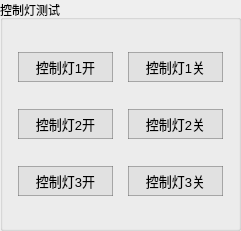
       <widget class="QGroupBox" name="groupBox_16">
        <property name="geometry">
         <rect>
          <x>990</x>
          <y>0</y>
          <width>241</width>
          <height>231</height>
         </rect>
        </property>
        <property name="title">
         <string>控制灯测试</string>
        </property>
        <layout class="QGridLayout" name="gridLayout_15">
         <property name="leftMargin">
          <number>15</number>
         </property>
         <property name="rightMargin">
          <number>15</number>
         </property>
         <property name="bottomMargin">
          <number>11</number>
         </property>
         <item row="2" column="0">
          <layout class="QHBoxLayout" name="horizontalLayout_99">
           <item>
            <widget class="QPushButton" name="button_ctrlLight2Open_Exit">
             <property name="minimumSize">
              <size>
               <width>95</width>
               <height>30</height>
              </size>
             </property>
             <property name="font">
              <font>
               <pointsize>10</pointsize>
              </font>
             </property>
             <property name="styleSheet">
              <string notr="true">QPushButton{
	border-style:solid;
	border-width:1px;
	color: rgb(0, 0, 0);
	background-color: rgba(225, 225, 225);
	border-color:rgba(100, 100, 100, 120);
}

QPushButton:hover{
	color:rgba(0,0,0,200);
	background-color:rgb(240, 248, 248);
	border-color: rgb(0, 150, 250);
}

QPushButton:pressed{
	border-style:inset;
	color:rgba(0,0,0,150);
	background-color: rgba(225, 225, 225);
	border-color: rgba(0, 163, 245);
}</string>
             </property>
             <property name="text">
              <string>控制灯2开</string>
             </property>
            </widget>
           </item>
           <item>
            <spacer name="horizontalSpacer_49">
             <property name="orientation">
              <enum>Qt::Horizontal</enum>
             </property>
             <property name="sizeHint" stdset="0">
              <size>
               <width>40</width>
               <height>20</height>
              </size>
             </property>
            </spacer>
           </item>
           <item>
            <widget class="QPushButton" name="button_ctrlLight2Close_Exit">
             <property name="minimumSize">
              <size>
               <width>95</width>
               <height>30</height>
              </size>
             </property>
             <property name="font">
              <font>
               <pointsize>10</pointsize>
              </font>
             </property>
             <property name="styleSheet">
              <string notr="true">QPushButton{
	border-style:solid;
	border-width:1px;
	color: rgb(0, 0, 0);
	background-color: rgba(225, 225, 225);
	border-color:rgba(100, 100, 100, 120);
}

QPushButton:hover{
	color:rgba(0,0,0,200);
	background-color:rgb(240, 248, 248);
	border-color: rgb(0, 150, 250);
}

QPushButton:pressed{
	border-style:inset;
	color:rgba(0,0,0,150);
	background-color: rgba(225, 225, 225);
	border-color: rgba(0, 163, 245);
}</string>
             </property>
             <property name="text">
              <string>控制灯2关</string>
             </property>
            </widget>
           </item>
          </layout>
         </item>
         <item row="1" column="0">
          <layout class="QHBoxLayout" name="horizontalLayout_97">
           <item>
            <widget class="QPushButton" name="button_ctrlLight1Open_Exit">
             <property name="minimumSize">
              <size>
               <width>95</width>
               <height>30</height>
              </size>
             </property>
             <property name="font">
              <font>
               <pointsize>10</pointsize>
              </font>
             </property>
             <property name="styleSheet">
              <string notr="true">QPushButton{
	border-style:solid;
	border-width:1px;
	color: rgb(0, 0, 0);
	background-color: rgba(225, 225, 225);
	border-color:rgba(100, 100, 100, 120);
}

QPushButton:hover{
	color:rgba(0,0,0,200);
	background-color:rgb(240, 248, 248);
	border-color: rgb(0, 150, 250);
}

QPushButton:pressed{
	border-style:inset;
	color:rgba(0,0,0,150);
	background-color: rgba(225, 225, 225);
	border-color: rgba(0, 163, 245);
}</string>
             </property>
             <property name="text">
              <string>控制灯1开</string>
             </property>
            </widget>
           </item>
           <item>
            <spacer name="horizontalSpacer_48">
             <property name="orientation">
              <enum>Qt::Horizontal</enum>
             </property>
             <property name="sizeHint" stdset="0">
              <size>
               <width>40</width>
               <height>20</height>
              </size>
             </property>
            </spacer>
           </item>
           <item>
            <widget class="QPushButton" name="button_ctrlLight1Close_Exit">
             <property name="minimumSize">
              <size>
               <width>95</width>
               <height>30</height>
              </size>
             </property>
             <property name="font">
              <font>
               <pointsize>10</pointsize>
              </font>
             </property>
             <property name="styleSheet">
              <string notr="true">QPushButton{
	border-style:solid;
	border-width:1px;
	color: rgb(0, 0, 0);
	background-color: rgba(225, 225, 225);
	border-color:rgba(100, 100, 100, 120);
}

QPushButton:hover{
	color:rgba(0,0,0,200);
	background-color:rgb(240, 248, 248);
	border-color: rgb(0, 150, 250);
}

QPushButton:pressed{
	border-style:inset;
	color:rgba(0,0,0,150);
	background-color: rgba(225, 225, 225);
	border-color: rgba(0, 163, 245);
}</string>
             </property>
             <property name="text">
              <string>控制灯1关</string>
             </property>
            </widget>
           </item>
          </layout>
         </item>
         <item row="3" column="0">
          <layout class="QHBoxLayout" name="horizontalLayout_98">
           <item>
            <widget class="QPushButton" name="button_ctrlLight3Open_Exit">
             <property name="minimumSize">
              <size>
               <width>95</width>
               <height>30</height>
              </size>
             </property>
             <property name="font">
              <font>
               <pointsize>10</pointsize>
              </font>
             </property>
             <property name="styleSheet">
              <string notr="true">QPushButton{
	border-style:solid;
	border-width:1px;
	color: rgb(0, 0, 0);
	background-color: rgba(225, 225, 225);
	border-color:rgba(100, 100, 100, 120);
}

QPushButton:hover{
	color:rgba(0,0,0,200);
	background-color:rgb(240, 248, 248);
	border-color: rgb(0, 150, 250);
}

QPushButton:pressed{
	border-style:inset;
	color:rgba(0,0,0,150);
	background-color: rgba(225, 225, 225);
	border-color: rgba(0, 163, 245);
}</string>
             </property>
             <property name="text">
              <string>控制灯3开</string>
             </property>
            </widget>
           </item>
           <item>
            <spacer name="horizontalSpacer_50">
             <property name="orientation">
              <enum>Qt::Horizontal</enum>
             </property>
             <property name="sizeHint" stdset="0">
              <size>
               <width>40</width>
               <height>20</height>
              </size>
             </property>
            </spacer>
           </item>
           <item>
            <widget class="QPushButton" name="button_ctrlLight3Close_Exit">
             <property name="minimumSize">
              <size>
               <width>95</width>
               <height>30</height>
              </size>
             </property>
             <property name="font">
              <font>
               <pointsize>10</pointsize>
              </font>
             </property>
             <property name="styleSheet">
              <string notr="true">QPushButton{
	border-style:solid;
	border-width:1px;
	color: rgb(0, 0, 0);
	background-color: rgba(225, 225, 225);
	border-color:rgba(100, 100, 100, 120);
}

QPushButton:hover{
	color:rgba(0,0,0,200);
	background-color:rgb(240, 248, 248);
	border-color: rgb(0, 150, 250);
}

QPushButton:pressed{
	border-style:inset;
	color:rgba(0,0,0,150);
	background-color: rgba(225, 225, 225);
	border-color: rgba(0, 163, 245);
}</string>
             </property>
             <property name="text">
              <string>控制灯3关</string>
             </property>
            </widget>
           </item>
          </layout>
         </item>
        </layout>
       </widget>
